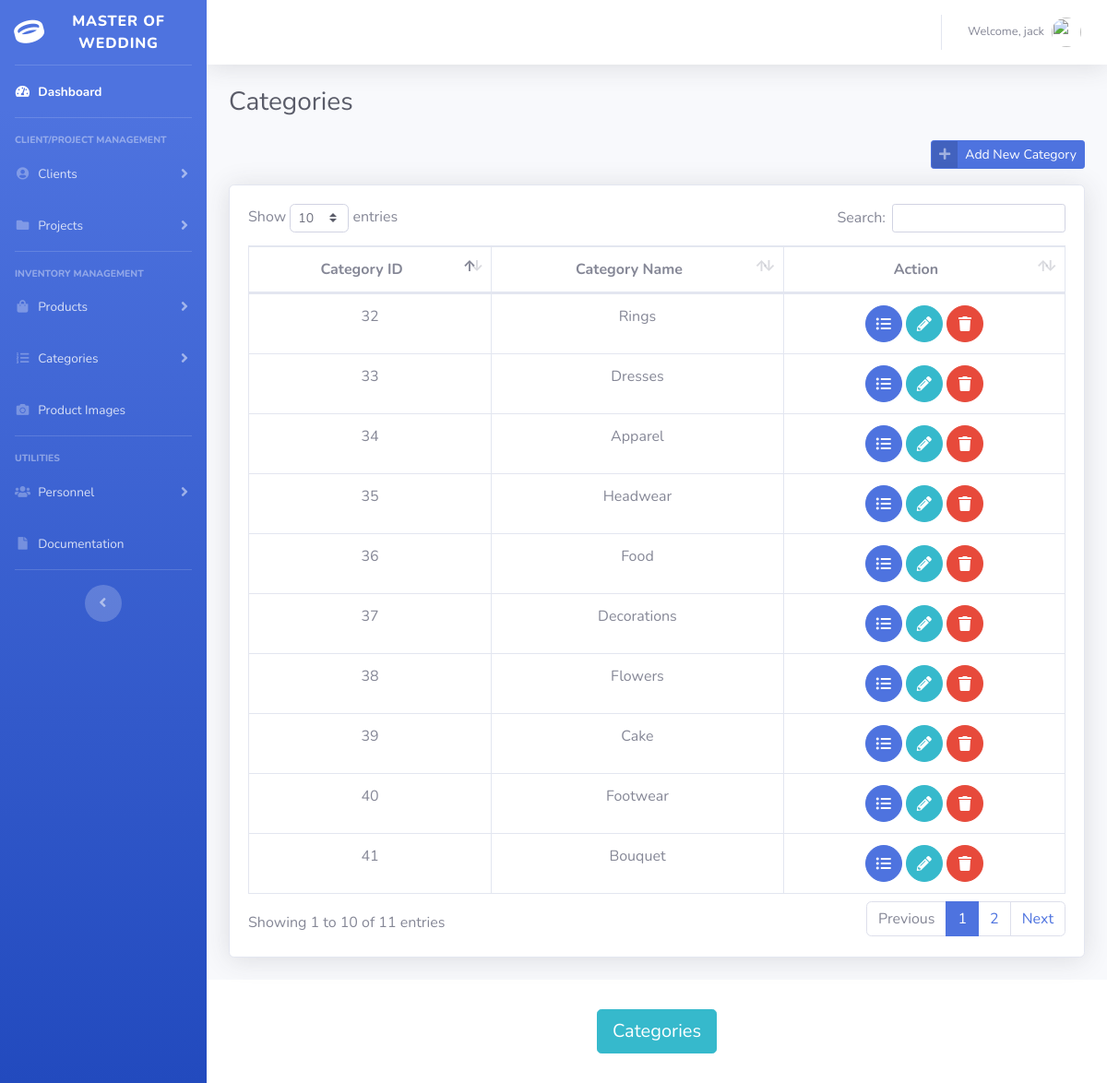
The page /category.php (signed in) on the database its author committed.
### tables this page shows
CREATE TABLE `user` (
  `user_id` int(11) NOT NULL,
  `user_name` varchar(64) NOT NULL,
  `user_pass` varchar(64) NOT NULL
);

CREATE TABLE `category` (
  `category_id` int(11) NOT NULL,
  `category_name` varchar(64) NOT NULL
);

### category.php (the view, shortened to what this page needs)
<?php
include ("connection.php");
?>
<!DOCTYPE html>
<html lang="en">
<head>
    <link href="vendor/fontawesome-free/css/all.min.css" rel="stylesheet" type="text/css">
    <link href="css/sb-admin-2.min.css" rel="stylesheet">
    <link href="vendor/datatables/dataTables.bootstrap4.min.css" rel="stylesheet">
</head>
<body id="page-top">
<div id="wrapper">
    <ul class="navbar-nav bg-gradient-primary sidebar sidebar-dark accordion" id="accordionSidebar">
        <a class="sidebar-brand d-flex align-items-center justify-content-center" href="index.php">
            <div class="sidebar-brand-icon rotate-n-15">
                <i class="fas fa-ring"></i>
            </div>
            <div class="sidebar-brand-text mx-3">Master of Wedding</div>
        </a>
        <hr class="sidebar-divider my-0">
        <li class="nav-item active">
            <a class="nav-link" href="index.php">
                <i class="fas fa-fw fa-tachometer-alt"></i>
                <span>Dashboard</span></a>
        </li>
        <hr class="sidebar-divider">
        <div class="sidebar-heading">
            Client/Project Management
        </div>
        <li class="nav-item">
            <a class="nav-link collapsed" href="#" data-toggle="collapse" data-target="#clientPages" aria-expanded="true" aria-controls="clientPages">
                <i class="fas fa-fw fa-user-circle"></i>
                <span>Clients</span>
            </a>
        </li>
        <li class="nav-item">
            <a class="nav-link collapsed" href="#" data-toggle="collapse" data-target="#projectPages" aria-expanded="true" aria-controls="projectPages">
                <i class="fas fa-fw fa-folder"></i>
                <span>Projects</span>
            </a>
        </li>
        <hr class="sidebar-divider d-none d-md-block">
        <div class="sidebar-heading">
            Inventory Management
        </div>
        <li class="nav-item">
            <a class="nav-link collapsed" href="#" data-toggle="collapse" data-target="#collapseTwo" aria-expanded="true" aria-controls="collapseTwo">
                <i class="fas fa-fw fa-shopping-bag"></i>
                <span>Products</span>
            </a>
        </li>
        <li class="nav-item">
            <a class="nav-link collapsed" href="#" data-toggle="collapse" data-target="#collapseUtilities" aria-expanded="true" aria-controls="collapseUtilities">
                <i class="fas fa-fw fa-list-ol"></i>
                <span>Categories</span>
            </a>
        </li>
        <li class="nav-item">
        <li class="nav-item">
            <a class="nav-link" href="image.php">
                <i class="fas fa-fw fa-camera"></i>
                <span>Product Images</span></a>
        </li>
        </li>
        <hr class="sidebar-divider d-none d-md-block">
        <div class="sidebar-heading">
            Utilities
        </div>
        <li class="nav-item">
            <a class="nav-link collapsed" href="#" data-toggle="collapse" data-target="#users" aria-expanded="true" aria-controls="users">
                <i class="fas fa-fw fa-users"></i>
                <span>Personnel</span>
            </a>
        </li>
        <li class="nav-item">
            <a class="nav-link" href="documentation.php">
                <i class="fas fa-fw fa-file"></i>
                <span>Documentation</span></a>
        </li>
        <hr class="sidebar-divider">
        <div class="text-center d-none d-md-inline">
            <button class="rounded-circle border-0" id="sidebarToggle"></button>
        </div>
    </ul>
    <div id="content-wrapper" class="d-flex flex-column">
        <div id="content">
            <nav class="navbar navbar-expand navbar-light bg-white topbar mb-4 static-top shadow">
                <ul class="navbar-nav ml-auto">
                    <?php if (isset($_SESSION['user_id'])):
                        $user_id = $_SESSION['user_id'];
                        $query = "select user_name from user where user_id = '$user_id'";
                        $stmt = $dbh-> prepare($query);
                        $stmt -> execute();
                        $row = $stmt -> fetchObject()
                        ?>
                        <li class="nav-item dropdown no-arrow">
                            <a class="nav-link dropdown-toggle" href="#" id="userDropdown" role="button" data-toggle="dropdown" aria-haspopup="true" aria-expanded="false">
                                <span class="mr-2 d-none d-lg-inline text-gray-600 small">Welcome, <?php echo $row -> user_name?></span>
                                <img class="img-profile rounded-circle" src="https://www.flaticon.com/svg/static/icons/svg/17/17004.svg">
                            </a>
                        </li>
                    <?php else:?>
                        Not Logged In
                    <?php endif;?>
                </ul>
            </nav>
            <div class="container-fluid">
                <?php
                if (isset($_SESSION['user_id'])):?>
                    <h1 class="h3 mb-4 text-gray-800">Categories</h1>
                    <a href="addCategory.php" style="float: right" class="btn btn-sm btn-primary btn-icon-split">
                        <span class="icon text-white-50">
                          <i class="fas fa-plus"></i>
                        </span>
                        <span class="text">Add New Category</span>
                    </a>
                    <br>
                    <br>
                <div class="card shadow mb-4">
                    <div class="card-body">
                        <div class="table-responsive">
                            <?php
                            $query = "SELECT * FROM `category` order by category_id asc";
                            $stmt = $dbh->prepare($query);
                            if(!$stmt ->execute()) {
                                $err = $stmt->errorInfo();
                                echo "<script>alert('Error retrieving category record from database - contact System Administrator Error is: $err[2]')</script>";
                                echo "<script type=\"text/javascript\">location.href = 'index.php';</script>";
                            }
                            ?>
                                <table class="table table-bordered" id="dataTable" width="100%" cellspacing="0">
                                        <thead>
                                            <tr>
                                                <th style="text-align: center">Category ID</th>
                                                <th style="text-align: center">Category Name</th>
                                                <th style="text-align: center">Action</th>
                                            </tr>
                                        </thead>
                                        <tbody>
                                            <?php  while($row = $stmt -> fetchObject()): ?>
                                                <tr>
                                                    <td style="text-align: center"><?php echo $row -> category_id; ?></td>
                                                    <td style="text-align: center"><?php echo $row -> category_name; ?></td>
                                                    <td style="text-align: center; vertical-align: middle">
                                                        <a href="product.php?cat=<?php echo $row->category_name;?>" class="btn btn-primary btn-circle" title="View Products">
                                                            <i class="fas fa-list-ul"></i>
                                                        </a>
                                                        <a href="editCategory.php?id=<?php echo $row->category_id;?>" class="btn btn-info btn-circle" title="Edit Category">
                                                            <i class="fas fa-pencil-alt" ></i>
                                                        </a>
                                                        <a href="deleteCategory.php?id=<?php echo $row->category_id;?>"class="btn btn-danger btn-circle" title="Delete Category">
                                                            <i class="fas fa-trash" ></i>
                                                        </a>
                                                    </td>
                                                </tr>
                                            <?php endwhile;?>
                                            </tbody>
                                        </table>
                        </div>
                    </div>
                </div>
                <?php endif;?>
            </div>
        </div>
        <footer class="sticky-footer bg-white">
            <div class="container text-center my-auto">
                <button type="button" style="text-align: center" class="btn btn-lg btn-info " onclick="window.open('displayCode.php?section=category')">
                    <span class="text">Categories</span>
                </button>
            </div>
        </footer>
    </div>
</div>
</body>
</html>

### rows shown on the page
user: user_name "jack"
category: category_id "32", category_name "Rings"
category: category_id "33", category_name "Dresses"
category: category_id "34", category_name "Apparel"
category: category_id "35", category_name "Headwear"
category: category_id "36", category_name "Food"
category: category_id "37", category_name "Decorations"
category: category_id "38", category_name "Flowers"
category: category_id "39", category_name "Cake"
category: category_id "40", category_name "Footwear"
category: category_id "41", category_name "Bouquet"
